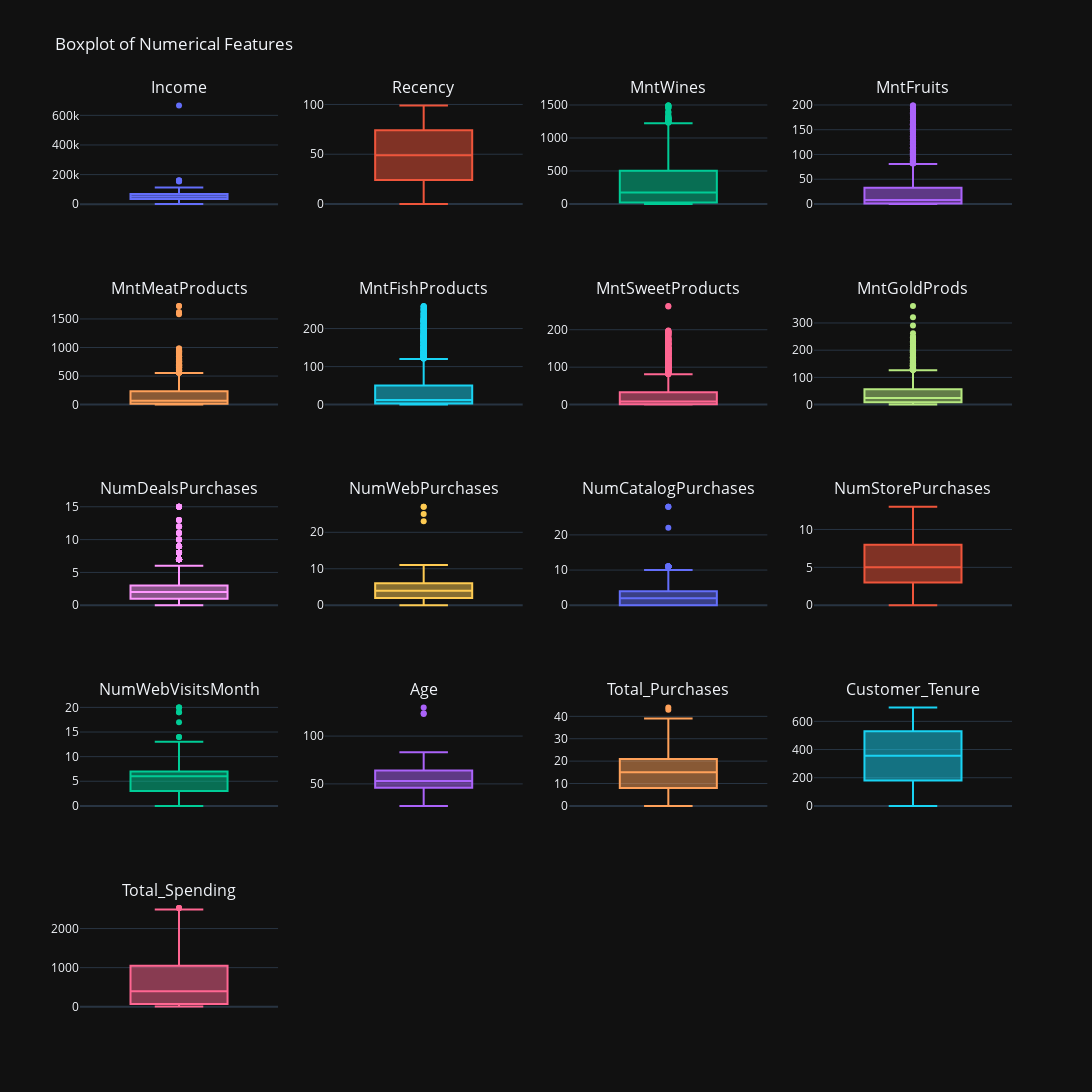

Notebook code cell kept with this figure:
### Markdown cell above
### 3.2.2. Outlier Detection

### Code cell
num_df = df.select_dtypes(include=np.number)
nunique_df = pd.DataFrame(data=num_df.apply(pd.Series.nunique), columns=['nunique']).rename_axis('variables')
selection = nunique_df[nunique_df['nunique'] > 5].index

#plotly frame setup
to_plot = num_df[selection]

# number of variables to plot
num_vars = len(to_plot.columns)

# calculate number of rows and columns for the subplot grid
plot_nrows = int(np.ceil(num_vars / 4))

# create subplot titles
subplot_titles = list(to_plot.columns) + [''] * (plot_nrows * 4 - num_vars) 

# create subplots
fig = make_subplots(rows=plot_nrows, cols=4, subplot_titles=tuple(subplot_titles))

# add traces
for i, col_name in enumerate(to_plot.columns):
    row = i // 4 + 1
    col = i % 4 + 1
    fig.add_trace(go.Box(y=to_plot[col_name], name=col_name), row=row, col=col)

fig.update_layout(height=1400, width=1200, showlegend=False, template='plotly_dark', title='Boxplot of Numerical Features')
fig.update_xaxes(visible=False, showticklabels=False)

fig.show()

### Figure 1 — Plotly figure (JSON) as saved in the notebook; plotly's stock layout.template omitted (floating-point values rounded to 4 significant figures; data arrays with more than 128 entries replaced by an {"elided": "..."} marker saying what was removed)
{"data": [{"name": "Income", "type": "box", "xaxis": "x", "y": {"elided": "2240 float values"}, "yaxis": "y"}, {"name": "Recency", "type": "box", "xaxis": "x2", "y": {"elided": "2240 int values"}, "yaxis": "y2"}, {"name": "MntWines", "type": "box", "xaxis": "x3", "y": {"elided": "2240 int values"}, "yaxis": "y3"}, {"name": "MntFruits", "type": "box", "xaxis": "x4", "y": {"elided": "2240 int values"}, "yaxis": "y4"}, {"name": "MntMeatProducts", "type": "box", "xaxis": "x5", "y": {"elided": "2240 int values"}, "yaxis": "y5"}, {"name": "MntFishProducts", "type": "box", "xaxis": "x6", "y": {"elided": "2240 int values"}, "yaxis": "y6"}, {"name": "MntSweetProducts", "type": "box", "xaxis": "x7", "y": {"elided": "2240 int values"}, "yaxis": "y7"}, {"name": "MntGoldProds", "type": "box", "xaxis": "x8", "y": {"elided": "2240 int values"}, "yaxis": "y8"}, {"name": "NumDealsPurchases", "type": "box", "xaxis": "x9", "y": {"elided": "2240 int values"}, "yaxis": "y9"}, {"name": "NumWebPurchases", "type": "box", "xaxis": "x10", "y": {"elided": "2240 int values"}, "yaxis": "y10"}, {"name": "NumCatalogPurchases", "type": "box", "xaxis": "x11", "y": {"elided": "2240 int values"}, "yaxis": "y11"}, {"name": "NumStorePurchases", "type": "box", "xaxis": "x12", "y": {"elided": "2240 int values"}, "yaxis": "y12"}, {"name": "NumWebVisitsMonth", "type": "box", "xaxis": "x13", "y": {"elided": "2240 int values"}, "yaxis": "y13"}, {"name": "Age", "type": "box", "xaxis": "x14", "y": {"elided": "2240 int values"}, "yaxis": "y14"}, {"name": "Total_Purchases", "type": "box", "xaxis": "x15", "y": {"elided": "2240 int values"}, "yaxis": "y15"}, {"name": "Customer_Tenure", "type": "box", "xaxis": "x16", "y": {"elided": "2240 int values"}, "yaxis": "y16"}, {"name": "Total_Spending", "type": "box", "xaxis": "x17", "y": {"elided": "2240 int values"}, "yaxis": "y17"}], "layout": {"annotations": [{"font": {"size": 16}, "showarrow": false, "text": "Income", "x": 0.1062, "xanchor": "center", "xref": "paper", "y": 1, "yanchor": "bottom", "yref": "paper"}, {"font": {"size": 16}, "showarrow": false, "text": "Recency", "x": 0.3688, "xanchor": "center", "xref": "paper", "y": 1, "yanchor": "bottom", "yref": "paper"}, {"font": {"size": 16}, "showarrow": false, "text": "MntWines", "x": 0.6313, "xanchor": "center", "xref": "paper", "y": 1, "yanchor": "bottom", "yref": "paper"}, {"font": {"size": 16}, "showarrow": false, "text": "MntFruits", "x": 0.8938, "xanchor": "center", "xref": "paper", "y": 1, "yanchor": "bottom", "yref": "paper"}, {"font": {"size": 16}, "showarrow": false, "text": "MntMeatProducts", "x": 0.1062, "xanchor": "center", "xref": "paper", "y": 0.78, "yanchor": "bottom", "yref": "paper"}, {"font": {"size": 16}, "showarrow": false, "text": "MntFishProducts", "x": 0.3688, "xanchor": "center", "xref": "paper", "y": 0.78, "yanchor": "bottom", "yref": "paper"}, {"font": {"size": 16}, "showarrow": false, "text": "MntSweetProducts", "x": 0.6313, "xanchor": "center", "xref": "paper", "y": 0.78, "yanchor": "bottom", "yref": "paper"}, {"font": {"size": 16}, "showarrow": false, "text": "MntGoldProds", "x": 0.8938, "xanchor": "center", "xref": "paper", "y": 0.78, "yanchor": "bottom", "yref": "paper"}, {"font": {"size": 16}, "showarrow": false, "text": "NumDealsPurchases", "x": 0.1062, "xanchor": "center", "xref": "paper", "y": 0.56, "yanchor": "bottom", "yref": "paper"}, {"font": {"size": 16}, "showarrow": false, "text": "NumWebPurchases", "x": 0.3688, "xanchor": "center", "xref": "paper", "y": 0.56, "yanchor": "bottom", "yref": "paper"}, {"font": {"size": 16}, "showarrow": false, "text": "NumCatalogPurchases", "x": 0.6313, "xanchor": "center", "xref": "paper", "y": 0.56, "yanchor": "bottom", "yref": "paper"}, {"font": {"size": 16}, "showarrow": false, "text": "NumStorePurchases", "x": 0.8938, "xanchor": "center", "xref": "paper", "y": 0.56, "yanchor": "bottom", "yref": "paper"}, {"font": {"size": 16}, "showarrow": false, "text": "NumWebVisitsMonth", "x": 0.1062, "xanchor": "center", "xref": "paper", "y": 0.34, "yanchor": "bottom", "yref": "paper"}, {"font": {"size": 16}, "showarrow": false, "text": "Age", "x": 0.3688, "xanchor": "center", "xref": "paper", "y": 0.34, "yanchor": "bottom", "yref": "paper"}, {"font": {"size": 16}, "showarrow": false, "text": "Total_Purchases", "x": 0.6313, "xanchor": "center", "xref": "paper", "y": 0.34, "yanchor": "bottom", "yref": "paper"}, {"font": {"size": 16}, "showarrow": false, "text": "Customer_Tenure", "x": 0.8938, "xanchor": "center", "xref": "paper", "y": 0.34, "yanchor": "bottom", "yref": "paper"}, {"font": {"size": 16}, "showarrow": false, "text": "Total_Spending", "x": 0.1062, "xanchor": "center", "xref": "paper", "y": 0.12, "yanchor": "bottom", "yref": "paper"}], "height": 1400, "showlegend": false, "title": {"text": "Boxplot of Numerical Features"}, "width": 1200, "xaxis": {"anchor": "y", "domain": [0, 0.2125], "showticklabels": false, "visible": false}, "xaxis10": {"anchor": "y10", "domain": [0.2625, 0.475], "showticklabels": false, "visible": false}, "xaxis11": {"anchor": "y11", "domain": [0.525, 0.7375], "showticklabels": false, "visible": false}, "xaxis12": {"anchor": "y12", "domain": [0.7875, 1], "showticklabels": false, "visible": false}, "xaxis13": {"anchor": "y13", "domain": [0, 0.2125], "showticklabels": false, "visible": false}, "xaxis14": {"anchor": "y14", "domain": [0.2625, 0.475], "showticklabels": false, "visible": false}, "xaxis15": {"anchor": "y15", "domain": [0.525, 0.7375], "showticklabels": false, "visible": false}, "xaxis16": {"anchor": "y16", "domain": [0.7875, 1], "showticklabels": false, "visible": false}, "xaxis17": {"anchor": "y17", "domain": [0, 0.2125], "showticklabels": false, "visible": false}, "xaxis18": {"anchor": "y18", "domain": [0.2625, 0.475], "showticklabels": false, "visible": false}, "xaxis19": {"anchor": "y19", "domain": [0.525, 0.7375], "showticklabels": false, "visible": false}, "xaxis2": {"anchor": "y2", "domain": [0.2625, 0.475], "showticklabels": false, "visible": false}, "xaxis20": {"anchor": "y20", "domain": [0.7875, 1], "showticklabels": false, "visible": false}, "xaxis3": {"anchor": "y3", "domain": [0.525, 0.7375], "showticklabels": false, "visible": false}, "xaxis4": {"anchor": "y4", "domain": [0.7875, 1], "showticklabels": false, "visible": false}, "xaxis5": {"anchor": "y5", "domain": [0, 0.2125], "showticklabels": false, "visible": false}, "xaxis6": {"anchor": "y6", "domain": [0.2625, 0.475], "showticklabels": false, "visible": false}, "xaxis7": {"anchor": "y7", "domain": [0.525, 0.7375], "showticklabels": false, "visible": false}, "xaxis8": {"anchor": "y8", "domain": [0.7875, 1], "showticklabels": false, "visible": false}, "xaxis9": {"anchor": "y9", "domain": [0, 0.2125], "showticklabels": false, "visible": false}, "yaxis": {"anchor": "x", "domain": [0.88, 1]}, "yaxis10": {"anchor": "x10", "domain": [0.44, 0.56]}, "yaxis11": {"anchor": "x11", "domain": [0.44, 0.56]}, "yaxis12": {"anchor": "x12", "domain": [0.44, 0.56]}, "yaxis13": {"anchor": "x13", "domain": [0.22, 0.34]}, "yaxis14": {"anchor": "x14", "domain": [0.22, 0.34]}, "yaxis15": {"anchor": "x15", "domain": [0.22, 0.34]}, "yaxis16": {"anchor": "x16", "domain": [0.22, 0.34]}, "yaxis17": {"anchor": "x17", "domain": [0, 0.12]}, "yaxis18": {"anchor": "x18", "domain": [0, 0.12]}, "yaxis19": {"anchor": "x19", "domain": [0, 0.12]}, "yaxis2": {"anchor": "x2", "domain": [0.88, 1]}, "yaxis20": {"anchor": "x20", "domain": [0, 0.12]}, "yaxis3": {"anchor": "x3", "domain": [0.88, 1]}, "yaxis4": {"anchor": "x4", "domain": [0.88, 1]}, "yaxis5": {"anchor": "x5", "domain": [0.66, 0.78]}, "yaxis6": {"anchor": "x6", "domain": [0.66, 0.78]}, "yaxis7": {"anchor": "x7", "domain": [0.66, 0.78]}, "yaxis8": {"anchor": "x8", "domain": [0.66, 0.78]}, "yaxis9": {"anchor": "x9", "domain": [0.44, 0.56]}}}
